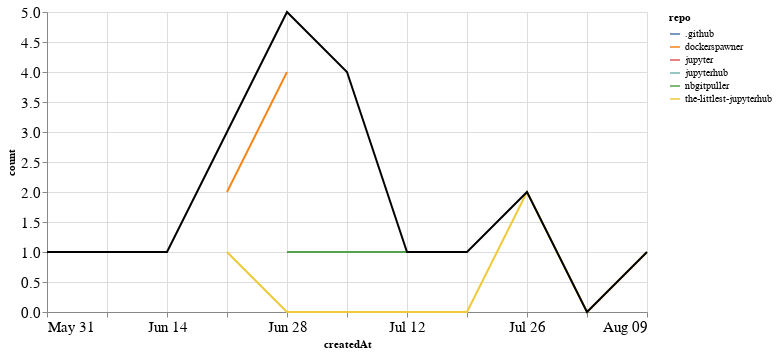

This figure's notebook cell:
### Markdown cell above
## PRs

### Code cell
prs_time = prs.groupby('repo').resample('W', on='createdAt').count()['author'].reset_index()
prs_time = prs_time.rename(columns={'author': 'count'})
prs_time_total = prs_time.groupby('createdAt').agg({"count": "sum"}).reset_index()

ch1 = alt.Chart(prs_time, width=600).mark_line().encode(
    x='createdAt',
    y='count',
    color='repo',
    tooltip="repo"
)

ch2 = alt.Chart(prs_time_total, width=600).mark_line(color="black").encode(
    x='createdAt',
    y='count',
)

ch1 + ch2

### Figure 1 — Vega-Lite specification as saved in the notebook (floating-point values rounded to 4 significant figures)
{"config": {"axisLeft": {"labelFontSize": 15}, "axisBottom": {"labelFontSize": 15}}, "layer": [{"data": {"name": "data-fa37d87ab916502e556f057f781838bb"}, "mark": "line", "encoding": {"color": {"type": "nominal", "field": "repo"}, "tooltip": {"type": "nominal", "field": "repo"}, "x": {"type": "temporal", "field": "createdAt"}, "y": {"type": "quantitative", "field": "count"}}, "width": 600}, {"data": {"name": "data-924872f3d68a0458e332c2f529fd81fc"}, "mark": {"type": "line", "color": "black"}, "encoding": {"x": {"type": "temporal", "field": "createdAt"}, "y": {"type": "quantitative", "field": "count"}}, "width": 600}], "$schema": "https://vega.github.io/schema/vega-lite/v4.8.1.json", "datasets": {"data-fa37d87ab916502e556f057f781838bb": [{"repo": ".github", "createdAt": "2020-06-14T00:00:00", "count": 1}, {"repo": "dockerspawner", "createdAt": "2020-06-21T00:00:00", "count": 2}, {"repo": "dockerspawner", "createdAt": "2020-06-28T00:00:00", "count": 4}, {"repo": "jupyter", "createdAt": "2020-07-05T00:00:00", "count": 3}, {"repo": "jupyterhub", "createdAt": "2020-05-31T00:00:00", "count": 1}, {"repo": "nbgitpuller", "createdAt": "2020-06-28T00:00:00", "count": 1}, {"repo": "nbgitpuller", "createdAt": "2020-07-05T00:00:00", "count": 1}, {"repo": "nbgitpuller", "createdAt": "2020-07-12T00:00:00", "count": 1}, {"repo": "nbgitpuller", "createdAt": "2020-07-19T00:00:00", "count": 1}, {"repo": "the-littlest-jupyterhub", "createdAt": "2020-06-21T00:00:00", "count": 1}, {"repo": "the-littlest-jupyterhub", "createdAt": "2020-06-28T00:00:00", "count": 0}, {"repo": "the-littlest-jupyterhub", "createdAt": "2020-07-05T00:00:00", "count": 0}, {"repo": "the-littlest-jupyterhub", "createdAt": "2020-07-12T00:00:00", "count": 0}, {"repo": "the-littlest-jupyterhub", "createdAt": "2020-07-19T00:00:00", "count": 0}, {"repo": "the-littlest-jupyterhub", "createdAt": "2020-07-26T00:00:00", "count": 2}, {"repo": "the-littlest-jupyterhub", "createdAt": "2020-08-02T00:00:00", "count": 0}, {"repo": "the-littlest-jupyterhub", "createdAt": "2020-08-09T00:00:00", "count": 1}], "data-924872f3d68a0458e332c2f529fd81fc": [{"createdAt": "2020-05-31T00:00:00", "count": 1}, {"createdAt": "2020-06-14T00:00:00", "count": 1}, {"createdAt": "2020-06-21T00:00:00", "count": 3}, {"createdAt": "2020-06-28T00:00:00", "count": 5}, {"createdAt": "2020-07-05T00:00:00", "count": 4}, {"createdAt": "2020-07-12T00:00:00", "count": 1}, {"createdAt": "2020-07-19T00:00:00", "count": 1}, {"createdAt": "2020-07-26T00:00:00", "count": 2}, {"createdAt": "2020-08-02T00:00:00", "count": 0}, {"createdAt": "2020-08-09T00:00:00", "count": 1}]}}
